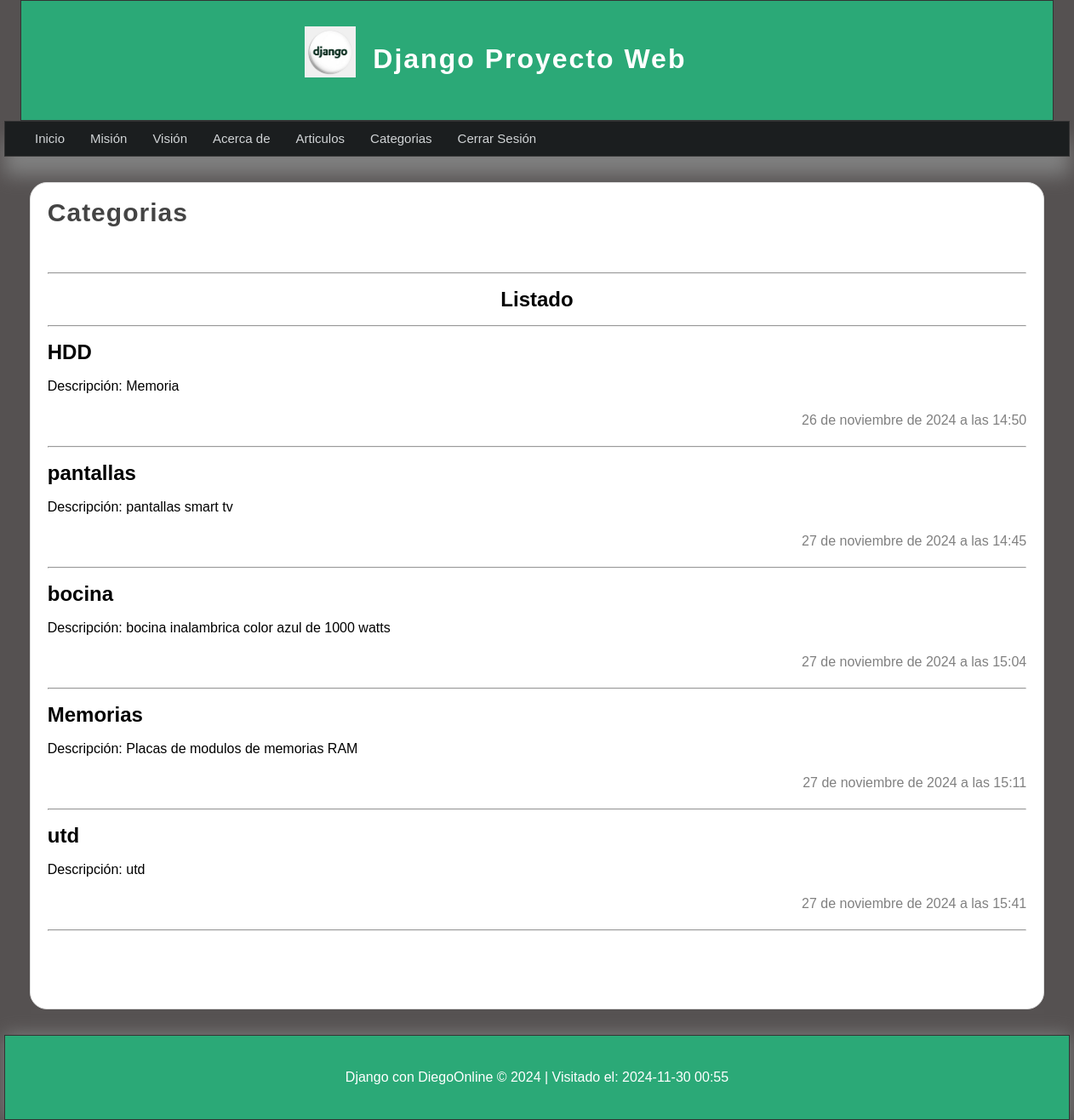
/listado_categorias/ (signed in), run on the app's committed database.
### articulos/models.py (models this page shows, shortened)
class Category(models.Model):
    name=models.CharField(max_length=100,verbose_name='Nombre')
    description=models.CharField(max_length=255,verbose_name='Descripcion')
    created_at=models.DateTimeField(auto_now_add=True,verbose_name='Creado el')
    updated_at=models.DateTimeField(auto_now=True,verbose_name="Actualizado el ")
    class Meta:
        verbose_name="Categoria"
        verbose_name_plural="Categorias"

### articulos/views.py (the view)
# urls.py: path('listado_categorias/', views.list_cat, name='listado_categorias'),
@login_required(login_url='inicio')
def list_cat(request):
    categorias = Category.objects.all()
    return render(request,'categorias/listado_cat.html',{
        'title':'Categorias',
        'content':'Listado de Categorias',
        'categorias':categorias
    })

### articulos/templates/categorias/listado_cat.html (shortened to what this page needs)
{% extends "layouts/layouts.html" %}
{% block content %}
    <h1 class="title">{{title}}</h1>
    <hr>
    <h1 align="center">Listado</h1> <hr>
    {% for categoria in categorias %}
        <article class="article-item">
            <div class="data">
                <h2>{{categoria.name}}</h2>
                <p>Descripción: {{categoria.description}}</p>
                <span class="date">
                {{categoria.created_at}}
                </span>
                <hr>
            </div>
        </article>
    {% endfor %}
{% endblock %}

### mainapp/static/css/estilos.css (style rules this page uses)
* { margin: 0px; padding: 0px; font-family: sans-serif; text-decoration: none; }
p,h1,h2 { margin-top: 20px; margin-bottom: 20px; }
body { background-color: #555151; }
.title { color:#444; letter-spacing: 1px; font-size: 30px; margin-bottom: 10px; margin-top: 5px; }
.date { display: block; margin-top: 20px; margin-bottom: 20px; color: gray;; text-align: right; }
.title { color: #444; letter-spacing: 1px; font-size: 30px; padding-bottom: 50px; margin-bottom: 10px; margin-top: 5px; }

### data on the page
Category: name "HDD", description "Memoria", created_at "26 de noviembre de 2024 a las 14:50"
Category: name "pantallas", description "pantallas smart tv", created_at "27 de noviembre de 2024 a las 14:45"
Category: name "bocina", description "bocina inalambrica color azul de 1000 watts", created_at "27 de noviembre de 2024 a las 15:04"
Category: name "Memorias", description "Placas de modulos de memorias RAM", created_at "27 de noviembre de 2024 a las 15:11"
Category: name "utd", description "utd", created_at "27 de noviembre de 2024 a las 15:41"

### other printed values
{{ title }} "Categorias"
